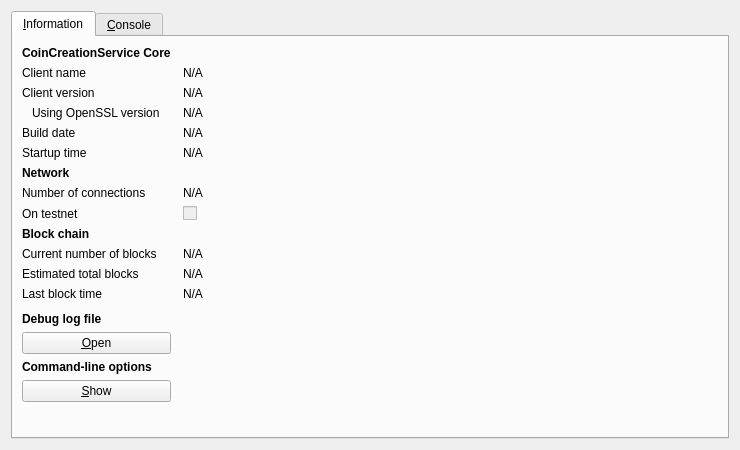
<?xml version="1.0" encoding="UTF-8"?>
<ui version="4.0">
 <class>RPCConsole</class>
 <widget class="QDialog" name="RPCConsole">
  <property name="geometry">
   <rect>
    <x>0</x>
    <y>0</y>
    <width>740</width>
    <height>450</height>
   </rect>
  </property>
  <property name="windowTitle">
   <string>CoinCreationService - Debug window</string>
  </property>
  <property name="styleSheet">
   <string notr="true">background-image: url(:/images/bgx);</string>
  </property>
  <layout class="QVBoxLayout" name="verticalLayout_2">
   <item>
    <widget class="QTabWidget" name="tabWidget">
     <property name="currentIndex">
      <number>0</number>
     </property>
     <widget class="QWidget" name="tab_info">
      <attribute name="title">
       <string>&amp;Information</string>
      </attribute>
      <layout class="QGridLayout" name="gridLayout" columnstretch="0,1">
       <property name="horizontalSpacing">
        <number>12</number>
       </property>
       <item row="0" column="0">
        <widget class="QLabel" name="label_9">
         <property name="font">
          <font>
           <weight>75</weight>
           <bold>true</bold>
          </font>
         </property>
         <property name="text">
          <string>CoinCreationService Core</string>
         </property>
        </widget>
       </item>
       <item row="1" column="0">
        <widget class="QLabel" name="label_5">
         <property name="text">
          <string>Client name</string>
         </property>
        </widget>
       </item>
       <item row="1" column="1">
        <widget class="QLabel" name="clientName">
         <property name="cursor">
          <cursorShape>IBeamCursor</cursorShape>
         </property>
         <property name="text">
          <string>N/A</string>
         </property>
         <property name="textFormat">
          <enum>Qt::PlainText</enum>
         </property>
         <property name="textInteractionFlags">
          <set>Qt::LinksAccessibleByMouse|Qt::TextSelectableByKeyboard|Qt::TextSelectableByMouse</set>
         </property>
        </widget>
       </item>
       <item row="2" column="0">
        <widget class="QLabel" name="label_6">
         <property name="text">
          <string>Client version</string>
         </property>
        </widget>
       </item>
       <item row="2" column="1">
        <widget class="QLabel" name="clientVersion">
         <property name="cursor">
          <cursorShape>IBeamCursor</cursorShape>
         </property>
         <property name="text">
          <string>N/A</string>
         </property>
         <property name="textFormat">
          <enum>Qt::PlainText</enum>
         </property>
         <property name="textInteractionFlags">
          <set>Qt::LinksAccessibleByMouse|Qt::TextSelectableByKeyboard|Qt::TextSelectableByMouse</set>
         </property>
        </widget>
       </item>
       <item row="3" column="0">
        <widget class="QLabel" name="label_14">
         <property name="text">
          <string>Using OpenSSL version</string>
         </property>
         <property name="indent">
          <number>10</number>
         </property>
        </widget>
       </item>
       <item row="3" column="1">
        <widget class="QLabel" name="openSSLVersion">
         <property name="cursor">
          <cursorShape>IBeamCursor</cursorShape>
         </property>
         <property name="text">
          <string>N/A</string>
         </property>
         <property name="textFormat">
          <enum>Qt::PlainText</enum>
         </property>
         <property name="textInteractionFlags">
          <set>Qt::LinksAccessibleByMouse|Qt::TextSelectableByKeyboard|Qt::TextSelectableByMouse</set>
         </property>
        </widget>
       </item>
       <item row="4" column="0">
        <widget class="QLabel" name="label_12">
         <property name="text">
          <string>Build date</string>
         </property>
        </widget>
       </item>
       <item row="4" column="1">
        <widget class="QLabel" name="buildDate">
         <property name="cursor">
          <cursorShape>IBeamCursor</cursorShape>
         </property>
         <property name="text">
          <string>N/A</string>
         </property>
         <property name="textFormat">
          <enum>Qt::PlainText</enum>
         </property>
         <property name="textInteractionFlags">
          <set>Qt::LinksAccessibleByMouse|Qt::TextSelectableByKeyboard|Qt::TextSelectableByMouse</set>
         </property>
        </widget>
       </item>
       <item row="5" column="0">
        <widget class="QLabel" name="label_13">
         <property name="text">
          <string>Startup time</string>
         </property>
        </widget>
       </item>
       <item row="5" column="1">
        <widget class="QLabel" name="startupTime">
         <property name="cursor">
          <cursorShape>IBeamCursor</cursorShape>
         </property>
         <property name="text">
          <string>N/A</string>
         </property>
         <property name="textFormat">
          <enum>Qt::PlainText</enum>
         </property>
         <property name="textInteractionFlags">
          <set>Qt::LinksAccessibleByMouse|Qt::TextSelectableByKeyboard|Qt::TextSelectableByMouse</set>
         </property>
        </widget>
       </item>
       <item row="6" column="0">
        <widget class="QLabel" name="label_11">
         <property name="font">
          <font>
           <weight>75</weight>
           <bold>true</bold>
          </font>
         </property>
         <property name="text">
          <string>Network</string>
         </property>
        </widget>
       </item>
       <item row="7" column="0">
        <widget class="QLabel" name="label_7">
         <property name="text">
          <string>Number of connections</string>
         </property>
        </widget>
       </item>
       <item row="7" column="1">
        <widget class="QLabel" name="numberOfConnections">
         <property name="cursor">
          <cursorShape>IBeamCursor</cursorShape>
         </property>
         <property name="text">
          <string>N/A</string>
         </property>
         <property name="textFormat">
          <enum>Qt::PlainText</enum>
         </property>
         <property name="textInteractionFlags">
          <set>Qt::LinksAccessibleByMouse|Qt::TextSelectableByKeyboard|Qt::TextSelectableByMouse</set>
         </property>
        </widget>
       </item>
       <item row="8" column="0">
        <widget class="QLabel" name="label_8">
         <property name="text">
          <string>On testnet</string>
         </property>
        </widget>
       </item>
       <item row="8" column="1">
        <widget class="QCheckBox" name="isTestNet">
         <property name="enabled">
          <bool>false</bool>
         </property>
         <property name="text">
          <string/>
         </property>
        </widget>
       </item>
       <item row="9" column="0">
        <widget class="QLabel" name="label_10">
         <property name="font">
          <font>
           <weight>75</weight>
           <bold>true</bold>
          </font>
         </property>
         <property name="text">
          <string>Block chain</string>
         </property>
        </widget>
       </item>
       <item row="10" column="0">
        <widget class="QLabel" name="label_3">
         <property name="text">
          <string>Current number of blocks</string>
         </property>
        </widget>
       </item>
       <item row="10" column="1">
        <widget class="QLabel" name="numberOfBlocks">
         <property name="cursor">
          <cursorShape>IBeamCursor</cursorShape>
         </property>
         <property name="text">
          <string>N/A</string>
         </property>
         <property name="textFormat">
          <enum>Qt::PlainText</enum>
         </property>
         <property name="textInteractionFlags">
          <set>Qt::LinksAccessibleByMouse|Qt::TextSelectableByKeyboard|Qt::TextSelectableByMouse</set>
         </property>
        </widget>
       </item>
       <item row="11" column="0">
        <widget class="QLabel" name="label_4">
         <property name="text">
          <string>Estimated total blocks</string>
         </property>
        </widget>
       </item>
       <item row="11" column="1">
        <widget class="QLabel" name="totalBlocks">
         <property name="cursor">
          <cursorShape>IBeamCursor</cursorShape>
         </property>
         <property name="text">
          <string>N/A</string>
         </property>
         <property name="textFormat">
          <enum>Qt::PlainText</enum>
         </property>
         <property name="textInteractionFlags">
          <set>Qt::LinksAccessibleByMouse|Qt::TextSelectableByKeyboard|Qt::TextSelectableByMouse</set>
         </property>
        </widget>
       </item>
       <item row="12" column="0">
        <widget class="QLabel" name="label_2">
         <property name="text">
          <string>Last block time</string>
         </property>
        </widget>
       </item>
       <item row="12" column="1">
        <widget class="QLabel" name="lastBlockTime">
         <property name="cursor">
          <cursorShape>IBeamCursor</cursorShape>
         </property>
         <property name="text">
          <string>N/A</string>
         </property>
         <property name="textFormat">
          <enum>Qt::PlainText</enum>
         </property>
         <property name="textInteractionFlags">
          <set>Qt::LinksAccessibleByMouse|Qt::TextSelectableByKeyboard|Qt::TextSelectableByMouse</set>
         </property>
        </widget>
       </item>
       <item row="13" column="0">
        <spacer name="verticalSpacer_2">
         <property name="orientation">
          <enum>Qt::Vertical</enum>
         </property>
         <property name="sizeHint" stdset="0">
          <size>
           <width>20</width>
           <height>20</height>
          </size>
         </property>
        </spacer>
       </item>
       <item row="14" column="0">
        <widget class="QLabel" name="labelDebugLogfile">
         <property name="font">
          <font>
           <weight>75</weight>
           <bold>true</bold>
          </font>
         </property>
         <property name="text">
          <string>Debug log file</string>
         </property>
        </widget>
       </item>
       <item row="15" column="0">
        <widget class="QPushButton" name="openDebugLogfileButton">
         <property name="toolTip">
          <string>Open the CoinCreationService debug log file from the current data directory. This can take a few seconds for large log files.</string>
         </property>
         <property name="text">
          <string>&amp;Open</string>
         </property>
         <property name="autoDefault">
          <bool>false</bool>
         </property>
        </widget>
       </item>
       <item row="16" column="0">
        <widget class="QLabel" name="labelCLOptions">
         <property name="font">
          <font>
           <weight>75</weight>
           <bold>true</bold>
          </font>
         </property>
         <property name="text">
          <string>Command-line options</string>
         </property>
        </widget>
       </item>
       <item row="17" column="0">
        <widget class="QPushButton" name="showCLOptionsButton">
         <property name="toolTip">
          <string>Show the CoinCreationService-Qt help message to get a list with possible CoinCreationService command-line options.</string>
         </property>
         <property name="text">
          <string>&amp;Show</string>
         </property>
         <property name="autoDefault">
          <bool>false</bool>
         </property>
        </widget>
       </item>
       <item row="18" column="0">
        <spacer name="verticalSpacer">
         <property name="orientation">
          <enum>Qt::Vertical</enum>
         </property>
         <property name="sizeHint" stdset="0">
          <size>
           <width>20</width>
           <height>40</height>
          </size>
         </property>
        </spacer>
       </item>
      </layout>
     </widget>
     <widget class="QWidget" name="tab_console">
      <attribute name="title">
       <string>&amp;Console</string>
      </attribute>
      <layout class="QVBoxLayout" name="verticalLayout_3">
       <property name="spacing">
        <number>3</number>
       </property>
       <item>
        <widget class="QTextEdit" name="messagesWidget">
         <property name="minimumSize">
          <size>
           <width>0</width>
           <height>100</height>
          </size>
         </property>
         <property name="readOnly">
          <bool>true</bool>
         </property>
         <property name="tabKeyNavigation" stdset="0">
          <bool>false</bool>
         </property>
         <property name="columnCount" stdset="0">
          <number>2</number>
         </property>
        </widget>
       </item>
       <item>
        <layout class="QHBoxLayout" name="horizontalLayout">
         <property name="spacing">
          <number>3</number>
         </property>
         <item>
          <widget class="QLabel" name="label">
           <property name="text">
            <string notr="true">&gt;</string>
           </property>
          </widget>
         </item>
         <item>
          <widget class="QLineEdit" name="lineEdit"/>
         </item>
         <item>
          <widget class="QPushButton" name="clearButton">
           <property name="maximumSize">
            <size>
             <width>24</width>
             <height>24</height>
            </size>
           </property>
           <property name="toolTip">
            <string>Clear console</string>
           </property>
           <property name="text">
            <string/>
           </property>
           <property name="icon">
            <iconset resource="../bitcoin.qrc">
             <normaloff>:/icons/remove</normaloff>:/icons/remove</iconset>
           </property>
           <property name="shortcut">
            <string notr="true">Ctrl+L</string>
           </property>
           <property name="autoDefault">
            <bool>false</bool>
           </property>
          </widget>
         </item>
        </layout>
       </item>
      </layout>
     </widget>
    </widget>
   </item>
  </layout>
 </widget>
 <resources>
  <include location="../bitcoin.qrc"/>
 </resources>
 <connections/>
</ui>
